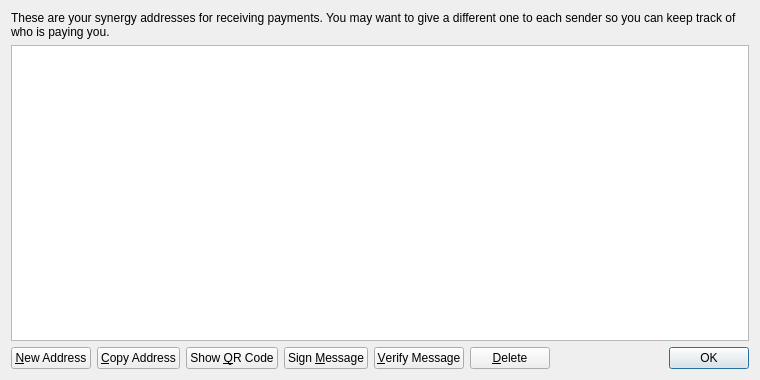
<?xml version="1.0" encoding="UTF-8"?>
<ui version="4.0">
 <class>AddressBookPage</class>
 <widget class="QWidget" name="AddressBookPage">
  <property name="geometry">
   <rect>
    <x>0</x>
    <y>0</y>
    <width>760</width>
    <height>380</height>
   </rect>
  </property>
  <property name="windowTitle">
   <string>Address Book</string>
  </property>
  <layout class="QVBoxLayout" name="verticalLayout">
   <item>
    <widget class="QLabel" name="labelExplanation">
     <property name="text">
      <string>These are your synergy addresses for receiving payments. You may want to give a different one to each sender so you can keep track of who is paying you.</string>
     </property>
     <property name="textFormat">
      <enum>Qt::PlainText</enum>
     </property>
     <property name="wordWrap">
      <bool>true</bool>
     </property>
    </widget>
   </item>
   <item>
    <widget class="QTableView" name="tableView">
     <property name="contextMenuPolicy">
      <enum>Qt::CustomContextMenu</enum>
     </property>
     <property name="toolTip">
      <string>Double-click to edit address or label</string>
     </property>
     <property name="tabKeyNavigation">
      <bool>false</bool>
     </property>
     <property name="alternatingRowColors">
      <bool>true</bool>
     </property>
     <property name="selectionMode">
      <enum>QAbstractItemView::SingleSelection</enum>
     </property>
     <property name="selectionBehavior">
      <enum>QAbstractItemView::SelectRows</enum>
     </property>
     <property name="sortingEnabled">
      <bool>true</bool>
     </property>
     <attribute name="verticalHeaderVisible">
      <bool>false</bool>
     </attribute>
    </widget>
   </item>
   <item>
    <layout class="QHBoxLayout" name="horizontalLayout">
     <item>
      <widget class="QPushButton" name="newAddressButton">
       <property name="toolTip">
        <string>Create a new address</string>
       </property>
       <property name="text">
        <string>&amp;New Address</string>
       </property>
       <property name="icon">
        <iconset resource="../bitcoin.qrc">
         <normaloff>:/icons/add</normaloff>:/icons/add</iconset>
       </property>
      </widget>
     </item>
     <item>
      <widget class="QPushButton" name="copyToClipboard">
       <property name="toolTip">
        <string>Copy the currently selected address to the system clipboard</string>
       </property>
       <property name="text">
        <string>&amp;Copy Address</string>
       </property>
       <property name="icon">
        <iconset resource="../bitcoin.qrc">
         <normaloff>:/icons/editcopy</normaloff>:/icons/editcopy</iconset>
       </property>
      </widget>
     </item>
     <item>
      <widget class="QPushButton" name="showQRCode">
       <property name="text">
        <string>Show &amp;QR Code</string>
       </property>
       <property name="icon">
        <iconset resource="../bitcoin.qrc">
         <normaloff>:/icons/qrcode</normaloff>:/icons/qrcode</iconset>
       </property>
      </widget>
     </item>
     <item>
      <widget class="QPushButton" name="signMessage">
       <property name="toolTip">
        <string>Sign a message to prove you own a synergy address</string>
       </property>
       <property name="text">
        <string>Sign &amp;Message</string>
       </property>
       <property name="icon">
        <iconset resource="../bitcoin.qrc">
         <normaloff>:/icons/edit</normaloff>:/icons/edit</iconset>
       </property>
      </widget>
     </item>
     <item>
      <widget class="QPushButton" name="verifyMessage">
       <property name="toolTip">
        <string>Verify a message to ensure it was signed with a specified synergy address</string>
       </property>
       <property name="text">
        <string>&amp;Verify Message</string>
       </property>
       <property name="icon">
        <iconset resource="../bitcoin.qrc">
         <normaloff>:/icons/transaction_0</normaloff>:/icons/transaction_0</iconset>
       </property>
      </widget>
     </item>
     <item>
      <widget class="QPushButton" name="deleteButton">
       <property name="toolTip">
        <string>Delete the currently selected address from the list</string>
       </property>
       <property name="text">
        <string>&amp;Delete</string>
       </property>
       <property name="icon">
        <iconset resource="../bitcoin.qrc">
         <normaloff>:/icons/remove</normaloff>:/icons/remove</iconset>
       </property>
      </widget>
     </item>
     <item>
      <spacer name="horizontalSpacer">
       <property name="orientation">
        <enum>Qt::Horizontal</enum>
       </property>
       <property name="sizeHint" stdset="0">
        <size>
         <width>40</width>
         <height>20</height>
        </size>
       </property>
      </spacer>
     </item>
     <item>
      <widget class="QDialogButtonBox" name="buttonBox">
       <property name="sizePolicy">
        <sizepolicy hsizetype="Maximum" vsizetype="Fixed">
         <horstretch>0</horstretch>
         <verstretch>0</verstretch>
        </sizepolicy>
       </property>
       <property name="standardButtons">
        <set>QDialogButtonBox::Ok</set>
       </property>
      </widget>
     </item>
    </layout>
   </item>
  </layout>
 </widget>
 <resources>
  <include location="../bitcoin.qrc"/>
 </resources>
 <connections/>
</ui>
